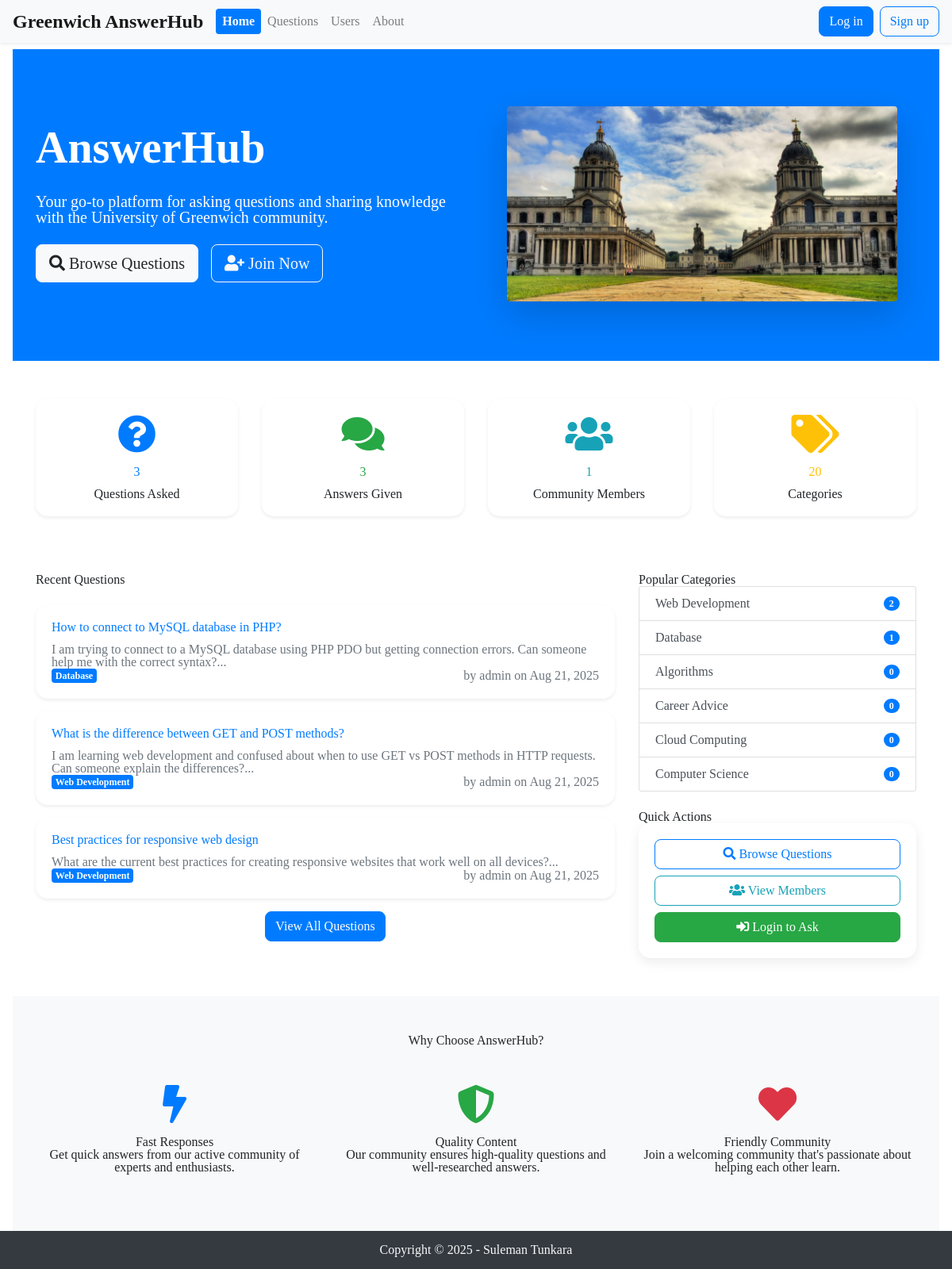
The page / on the database its author committed.
### tables this page shows
CREATE TABLE `question` (
  `id` int(11) NOT NULL AUTO_INCREMENT,
  `questiontitle` varchar(255) NOT NULL,
  `questiontext` TEXT NOT NULL,
  `questiondate` date NOT NULL,
  `userid` int(11) NOT NULL,
  `categoryid` int(11) NOT NULL,
  `imageData` LONGBLOB NULL,
  `created_at` timestamp NOT NULL DEFAULT current_timestamp(),
  PRIMARY KEY (`id`),
  KEY `idx_userid` (`userid`),
  KEY `idx_categoryid` (`categoryid`),
  KEY `idx_questiondate` (`questiondate`)
);

CREATE TABLE `category` (
  `id` int(11) NOT NULL AUTO_INCREMENT,
  `categoryName` varchar(100) NOT NULL,
  `created_at` timestamp NOT NULL DEFAULT current_timestamp(),
  PRIMARY KEY (`id`),
  KEY `idx_categoryName` (`categoryName`)
);

CREATE TABLE `users` (
  `id` int(11) NOT NULL AUTO_INCREMENT,
  `username` varchar(50) NOT NULL,
  `email` varchar(100) NOT NULL,
  `password` varchar(255) NOT NULL,
  `profile_image` LONGBLOB NULL,
  `created_at` timestamp NOT NULL DEFAULT current_timestamp(),
  PRIMARY KEY (`id`),
  UNIQUE KEY `username` (`username`)
);

### index.php (called while the page is built, shortened)
<?php
include __DIR__ . '/includes/DatabaseConnection.php';
include __DIR__ . '/includes/DatabaseFunctions.php';
try {
    $totalQuestions = totalQuestions($pdo);
    $answerQuery = $pdo->query('SELECT COUNT(*) FROM answer');
    $totalAnswers = $answerQuery->fetchColumn();
    $userQuery = $pdo->query('SELECT COUNT(*) FROM users');
    $totalUsers = $userQuery->fetchColumn();
    $categoryQuery = $pdo->query('SELECT COUNT(*) FROM category');
    $totalCategories = $categoryQuery->fetchColumn();
    $recentQuestions = getQuestions($pdo);
    $recentQuestions = array_slice($recentQuestions, 0, 5);
    $popularCategoriesQuery = $pdo->query('
        SELECT c.id, c.categoryName, COUNT(q.id) as question_count
        FROM category c
        LEFT JOIN question q ON c.id = q.categoryid
        GROUP BY c.id, c.categoryName
        ORDER BY question_count DESC, c.categoryName ASC
    ');
    $popularCategories = $popularCategoriesQuery->fetchAll(PDO::FETCH_ASSOC);
    include 'templates/home.html.php';
    $output = ob_get_clean();
} catch (PDOException $e) {
    $title = 'An error has occurred';
    $output = 'Error: ' . $e->getMessage();
}
include 'templates/layout.html.php';
?>

### includes/DatabaseFunctions.php (called while the page is built, shortened)
<?php
function query( $pdo, $sql, $parameters = [] )
 {
    $query = $pdo->prepare( $sql );
    $query->execute( $parameters );
    return $query;
}
function totalQuestions( $pdo )
 {
    $query = $pdo->prepare( 'SELECT COUNT(*) FROM question' );
    $query->execute();
    return $query->fetchColumn();
}
function getQuestions( $pdo )
 {
    $sql = 'SELECT question.*, users.username, users.profile_image, category.categoryName
            FROM question
            INNER JOIN users ON question.userid = users.id
            INNER JOIN category ON question.categoryid = category.id
            ORDER BY question.questiondate DESC';
    $stmt = query( $pdo, $sql );
    return $stmt->fetchAll( PDO::FETCH_ASSOC );
}

### templates/home.html.php (the view, shortened to what this page needs)
<body>
<div class="jumbotron jumbotron-fluid bg-primary text-white py-5">
    <div class="container">
        <div class="row align-items-center">
            <div class="col-md-6">
                <div class="py-4">
                    <h1 class="display-4 font-weight-bold mb-4">AnswerHub</h1>
                    <p class="lead mb-4">Your go-to platform for asking questions and sharing knowledge with the University of Greenwich community.</p>
                    <div class="d-flex flex-wrap">
                        <a class="btn btn-light btn-lg mr-3 mb-2" href="questions" role="button">
                            <i class="fas fa-search"></i> Browse Questions
                        </a>
                        <a class="btn btn-outline-light btn-lg mb-2" href="registration" role="button">
                            <i class="fas fa-user-plus"></i> Join Now
                        </a>
                    </div>
                </div>
            </div>
            <div class="col-md-6 d-none d-md-block">
                <div class="p-4">
                    <img src="images/campus.png" alt="University of Greenwich Campus" class="img-fluid rounded shadow-lg">
                </div>
            </div>
        </div>
    </div>
</div>
<div class="container my-5">
    <div class="row text-center">
        <div class="col-md-3 mb-4">
            <div class="card border-0 shadow-sm">
                <div class="card-body">
                    <i class="fas fa-question-circle fa-3x text-primary mb-3"></i>
                    <h3 class="card-title text-primary"><?= $totalQuestions ?? 0 ?></h3>
                    <p class="card-text">Questions Asked</p>
                </div>
            </div>
        </div>
        <div class="col-md-3 mb-4">
            <div class="card border-0 shadow-sm">
                <div class="card-body">
                    <i class="fas fa-comments fa-3x text-success mb-3"></i>
                    <h3 class="card-title text-success"><?= $totalAnswers ?? 0 ?></h3>
                    <p class="card-text">Answers Given</p>
                </div>
            </div>
        </div>
        <div class="col-md-3 mb-4">
            <div class="card border-0 shadow-sm">
                <div class="card-body">
                    <i class="fas fa-users fa-3x text-info mb-3"></i>
                    <h3 class="card-title text-info"><?= $totalUsers ?? 0 ?></h3>
                    <p class="card-text">Community Members</p>
                </div>
            </div>
        </div>
        <div class="col-md-3 mb-4">
            <div class="card border-0 shadow-sm">
                <div class="card-body">
                    <i class="fas fa-tags fa-3x text-warning mb-3"></i>
                    <h3 class="card-title text-warning"><?= $totalCategories ?? 0 ?></h3>
                    <p class="card-text">Categories</p>
                </div>
            </div>
        </div>
    </div>
</div>
<div class="container my-5">
    <div class="row">
        <div class="col-md-8">
            <h2 class="mb-4">Recent Questions</h2>
            <?php if (!empty($recentQuestions)): ?>
                <?php foreach (array_slice($recentQuestions, 0, 5) as $question): ?>
                    <div class="card mb-3 shadow-sm">
                        <div class="card-body">
                            <h5 class="card-title">
                                <a href="question_page?id=<?= $question['id'] ?>" class="text-decoration-none">
                                    <?= htmlspecialchars($question['questiontitle'], ENT_QUOTES, 'UTF-8') ?>
                                </a>
                            </h5>
                            <p class="card-text text-muted">
                                <?= substr(htmlspecialchars($question['questiontext'], ENT_QUOTES, 'UTF-8'), 0, 150) ?>...
                            </p>
                            <div class="d-flex justify-content-between align-items-center">
                                <span class="badge badge-primary"><?= htmlspecialchars($question['categoryName'], ENT_QUOTES, 'UTF-8') ?></span>
                                <small class="text-muted">
                                    by <?= htmlspecialchars($question['username'], ENT_QUOTES, 'UTF-8') ?>
                                    on <?= date('M d, Y', strtotime($question['questiondate'])) ?>
                                </small>
                            </div>
                        </div>
                    </div>
                <?php endforeach; ?>
                <div class="text-center">
                    <a href="questions" class="btn btn-primary">View All Questions</a>
                </div>
            <?php endif; ?>
        </div>
        <div class="col-md-4">
            <h3>Popular Categories</h3>
            <div class="list-group mb-4">
                <?php if (!empty($popularCategories)): ?>
                    <?php foreach (array_slice($popularCategories, 0, 6) as $category): ?>
                        <a href="questions.php?category=<?= $category['id'] ?>" class="list-group-item list-group-item-action d-flex justify-content-between align-items-center">
                            <?= htmlspecialchars($category['categoryName'], ENT_QUOTES, 'UTF-8') ?>
                            <span class="badge badge-primary badge-pill"><?= $category['question_count'] ?? 0 ?></span>
                        </a>
                    <?php endforeach; ?>
                <?php endif; ?>
            </div>
            <h3>Quick Actions</h3>
            <div class="card">
                <div class="card-body">
                    <a href="questions" class="btn btn-outline-primary btn-block mb-2">
                        <i class="fas fa-search"></i> Browse Questions
                    </a>
                    <a href="userlist" class="btn btn-outline-info btn-block mb-2">
                        <i class="fas fa-users"></i> View Members
                    </a>
                    <a href="login" class="btn btn-success btn-block">
                        <i class="fas fa-sign-in-alt"></i> Login to Ask
                    </a>
                </div>
            </div>
        </div>
    </div>
</div>
<div class="bg-light py-5">
    <div class="container">
        <h2 class="text-center mb-5">Why Choose AnswerHub?</h2>
        <div class="row">
            <div class="col-md-4 text-center mb-4">
                <i class="fas fa-bolt fa-3x text-primary mb-3"></i>
                <h4>Fast Responses</h4>
                <p>Get quick answers from our active community of experts and enthusiasts.</p>
            </div>
            <div class="col-md-4 text-center mb-4">
                <i class="fas fa-shield-alt fa-3x text-success mb-3"></i>
                <h4>Quality Content</h4>
                <p>Our community ensures high-quality questions and well-researched answers.</p>
            </div>
            <div class="col-md-4 text-center mb-4">
                <i class="fas fa-heart fa-3x text-danger mb-3"></i>
                <h4>Friendly Community</h4>
                <p>Join a welcoming community that's passionate about helping each other learn.</p>
            </div>
        </div>
    </div>
</div>
</body>

### templates/layout.html.php (shortened to what this page needs)
<!DOCTYPE html>
<html lang="en">
<head>
    <link rel="stylesheet" href="https://stackpath.bootstrapcdn.com/bootstrap/4.4.1/css/bootstrap.min.css"
>
    <link rel="stylesheet" href="https://cdnjs.cloudflare.com/ajax/libs/font-awesome/5.15.4/css/all.min.css">
    <link rel="stylesheet" href="templates/styles.css">
</head>
<body class="d-flex flex-column min-vh-100">
    <?php
    $currentPage = basename($_SERVER['REQUEST_URI'], '.php');
    $currentPage = strtok($currentPage, '?');
    if (empty($currentPage) || $currentPage === 'answerhub') {
        $currentPage = 'index';
    }
    ?>
    <header>
        <nav class="navbar navbar-expand navbar-light bg-light sticky-top mb-2 shadow-sm">
            <div class="collapse navbar-collapse d-flex">
                <a class="navbar-brand" href="index">Greenwich AnswerHub</a>
                <ul class="navbar-nav">
                    <li class="nav-item">
                        <a class="nav-link <?= ($currentPage === 'index') ? 'active' : '' ?>" href="index">Home</a>
                    </li>
                    <li class="nav-item d-none d-sm-block">
                        <a class="nav-link <?= ($currentPage === 'questions') ? 'active' : '' ?>" href="questions">Questions</a>
                    </li>
                    <li class="nav-item d-none d-sm-block">
                        <a class="nav-link <?= ($currentPage === 'userlist') ? 'active' : '' ?>" href="userlist">Users</a>
                    </li>
                    <li class="nav-item d-none d-sm-block">
                        <a class="nav-link <?= ($currentPage === 'about') ? 'active' : '' ?>" href="about">About</a>
                    </li>
                </ul>
                <div class="ml-auto">
                    <a class="btn btn-primary btn-md mr-1" href="login" role="button">Log in</a>
                    <a class="btn btn-outline-primary btn-md" href="registration" role="button">Sign up</a>
                </div>
            </div>
        </nav>
    </header>
    <main>
        <div class="mx-3"> <?= $output ?>
        </div>
    </main>
    <footer id="sticky-footer" class="bg-dark py-3 mt-2 w-100 mt-auto">
        <div class="container">
            <p class="text-center text-light my-auto ">Copyright &copy; 2025 - Suleman Tunkara</p>
        </div>
    </footer>
</body>
</html>

### templates/styles.css (style rules this page uses)
html, body, div, span, applet, object, iframe, h1, h2, h3, h4, h5, h6, p, blockquote, pre, a, abbr, acronym, address, big, cite, code, del, dfn, em, img, ins, kbd, q, s, samp, small, strike, strong, sub, sup, tt, var, b, u, i, center, dl, dt, dd, ol, ul, li, fieldset, form, label, legend, table, caption, tbody, tfoot, thead, tr, th, td, article, aside, canvas, details, embed, figure, figcaption, footer, header, hgroup, menu, nav, output, ruby, section, summary, time, mark, audio, video { margin: 0; padding: 0; border: 0; font-size: 100%; font: inherit; vertical-align: baseline; }
article, aside, details, figcaption, figure, footer, header, hgroup, menu, nav, section { display: block; }
body { line-height: 1; }
ol, ul { list-style: none; }
.card { border: none; border-radius: 15px; box-shadow: 0 5px 15px rgba(0,0,0,0.08); transition: all 0.3s ease; }
.btn { border-radius: 8px; font-weight: 500; transition: all 0.3s ease; }
.navbar-brand { font-weight: 700; font-size: 1.5rem; }

### templates/layout.html.php (style rules this page uses)
.nav-link.active { background-color: #007bff !important; color: white !important; border-radius: 0.25rem; font-weight: 600; }

### rows shown on the page
question: questiontitle "How to connect to MySQL database in PHP?", questiontext "I am trying to connect to a MySQL database using PHP PDO but getting connection errors. Can someone help me with the correct syntax?", categoryid.categoryName "Database", userid.username "admin", questiondate "Aug 21, 2025"
question: questiontitle "What is the difference between GET and POST methods?", questiontext "I am learning web development and confused about when to use GET vs POST methods in HTTP requests. Can someone explain the differences?", categoryid.categoryName "Web Development", userid.username "admin", questiondate "Aug 21, 2025"
question: questiontitle "Best practices for responsive web design", questiontext "What are the current best practices for creating responsive websites that work well on all devices?", categoryid.categoryName "Web Development", userid.username "admin", questiondate "Aug 21, 2025"
category: categoryName "Web Development", question_count "2"
category: categoryName "Database", question_count "1"
category: categoryName "Algorithms", question_count "0"
category: categoryName "Career Advice", question_count "0"
category: categoryName "Cloud Computing", question_count "0"
category: categoryName "Computer Science", question_count "0"

### other values the page prints
$totalQuestions "3"
$totalAnswers "3"
$totalUsers "1"
$totalCategories "20"
